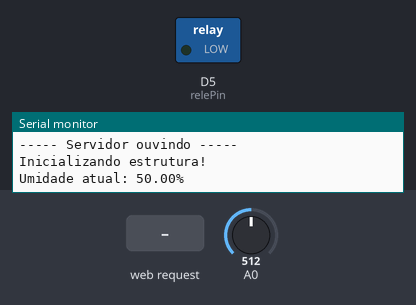
Recording of a sketch running on a simulated ESP8266 (NodeMCU). Shown: switched loads named in the sketch (green lamp = pin HIGH), the last lines printed to the serial monitor. Dashed ring = blinking. Inputs (shaded band) come from the test bench; at power-on: A0 = 512. WiFi joins after 1.5 s; servers stay silent unless stated; uploads are accepted with an empty reply.

Above: at 2.7 s.
2.8 s: HTTP request GET /regarManual received
At 4.0 s:
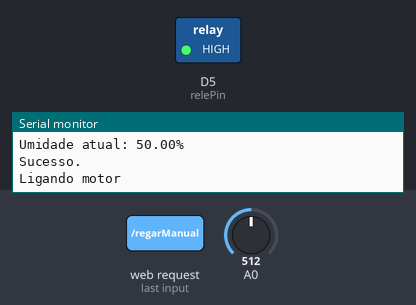
6.8 s: A0 set to 306
At 8.2 s:
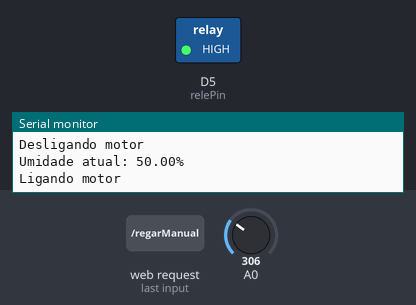
Timing chart, 0 to 10.1 s (numbered marks = the images above; inputs shaded):
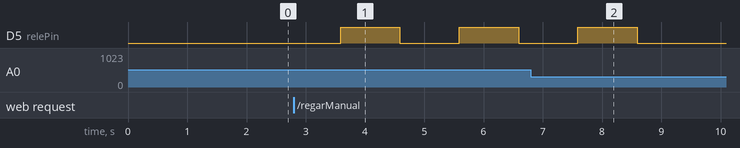

The sketch:

main.ino
```cpp
#include <Arduino.h>
#include <Arduino_JSON.h>
#include <ESP8266WebServer.h>
#include <ESP8266HTTPClient.h>
#include <ESP8266WiFi.h>
#include <WiFiClient.h>

#define TIMEOUT 5000
#define PORTA_DEFAULT 80
#define PERIODO_DEFAULT 1
#define LIMITE_MINIMO 30
#define LIMITE_MAXIMO 60

unsigned long lastTime = 0;
//1h = 3600000ms
//10min = 600000ms
unsigned long timerDelay = 60000;
int httpResponseCode = 0;

//login e senha do wi-fi
const char *ssid = "Sei la";
const char *pass = "eujadisse";

//variaveis de comunicacao
String serverClient = "http://192.168.15.46:8080/api/v1/systems";
WiFiClient client;
HTTPClient http;
ESP8266WebServer server(PORTA_DEFAULT);

// Variaveis do sistema
struct DadosDoSistema {
  String macAddr;
  String nome;
  String ip;
  int periodoMedicao;
  int limiteMinimo;
  int limiteMaximo;
  float umidadeAtual;
};

DadosDoSistema dadosDoSistema;

// Variaveis do estado da rega
uint8_t relePin = D5;
enum statusRega {
  IDLE,
  REGANDO,
  ACIMA_LIMITE_MAXIMO,
  FIM
};

statusRega status = IDLE;
boolean comecarRegaManual = false;

void setup()
{
  Serial.begin(9600);
  delay(10);

  // Initialize the LED pin as an output
  pinMode(relePin, OUTPUT);

  conectarWiFi();

  //Especifica qual funcao sera chamada em cada request
  server.on("/atualizarDados", enviarDadosAtualizados);
  server.on("/editarDados", receberDadosAtualizados);
  server.on("/regarManual", regarManual);

  //Inicia servidor esp8266
  server.begin();
  Serial.println("----- Servidor ouvindo ----- \n");

  inicializaEstruturaDados();
}

void loop()
{
  //Lida com os requests dos clientes
  server.handleClient();
  postOnBD();
  regar();
  delay(1000);
}

void conectarWiFi() {
  Serial.print("\n\nMAC: ");
  Serial.println(WiFi.macAddress());
  Serial.println("Connecting to ");

  Serial.println(ssid);
  WiFi.begin(ssid, pass);
  while (WiFi.status() != WL_CONNECTED) {
    delay(500);
    Serial.print(".");
  }

  Serial.println("\n----- WiFi connected -----");
  Serial.print("IP address: ");
  Serial.println(WiFi.localIP()); //IP local do ESP8266 na rede wifi
}

void inicializaEstruturaDados() {
  Serial.println("Inicializando estrutura!");
  float h = lerSensor();

  dadosDoSistema = {
    WiFi.macAddress(),
    WiFi.macAddress(), //nome inicial
    WiFi.localIP().toString(),
    PERIODO_DEFAULT,
    LIMITE_MINIMO,
    LIMITE_MAXIMO,
    h
  };
}

//Lida com o atualizarDados
void enviarDadosAtualizados() {
  lerSensor();
  String resposta = toJson();
  server.send(200, "text/plain", resposta);
  Serial.println(resposta);
}

//Lida com o regarManual
void regarManual() {
  comecarRegaManual = true;
  String msg = "";

  verificarNecessidadeDeRegar();

  switch (status)
  {
    case REGANDO:
      msg = "Sucesso.";
      break;

    case ACIMA_LIMITE_MAXIMO:
      msg = "Erro: acima do limite permitido.";
      status = IDLE;
      break;

    default:
      msg = "Erro desconhecido.";
      break;
  }

  server.send(200, "text/plain", msg);
  Serial.println(msg);

  comecarRegaManual = false;
}

void receberDadosAtualizados() {
  // Checa se o corpo da mensagem veio na request
   if (server.hasArg("plain") == false) {
      server.send(200, "text/plain", "Body not received");
      return;
  }

  JSONVar dadoJson = JSON.parse(server.arg("plain"));

  if (JSON.typeof(dadoJson) == "undefined") {

    Serial.println("Erro no formato do corpo da mensagem!");
    server.send(200, "text/plain", "Body not received.");
    return;

  } else {

    if (dadoJson.hasOwnProperty("nome")
      && dadoJson.hasOwnProperty("periodoMedicao")
      && dadoJson.hasOwnProperty("limiteMinimo")
      && dadoJson.hasOwnProperty("limiteMaximo")) {

      String periodo = (const char*) dadoJson["periodoMedicao"];
      String limiteMin = (const char*) dadoJson["limiteMinimo"];
      String limiteMax = (const char*) dadoJson["limiteMaximo"];

      dadosDoSistema = {
        WiFi.macAddress(),
        (const char*) dadoJson["nome"],
        WiFi.localIP().toString(),
        periodo.toInt(),
        limiteMin.toInt(),
        limiteMax.toInt(),
        dadosDoSistema.umidadeAtual
      };

      imprimirDadosDoSistema();

      String message = "Body received:\n";
           message += server.arg("plain");
           message += "\n";
      server.send(200, "text/plain", message);

    } else {

      Serial.println("Parsing input failed!");
      server.send(200, "text/plain", "Body not received.");
    }
  }
}

/*
  Envia um HTTP POST para a aplicacao a cada periodo de tempo ou ao fim da rega
  contendo os dados de sistemas atuais.
  Se houver erro durante o envio,
  reenvia enquanto o codigo de resposta nao for de SUCESSO
*/
void postOnBD() {
  if (status == REGANDO) {
    return;
  }

  if (((millis() - lastTime) > (dadosDoSistema.periodoMedicao * timerDelay))
        || (httpResponseCode < 0)
        || (status == FIM)) {

    if (!(httpResponseCode < 0)) {
      verificarNecessidadeDeRegar();
      status = status == ACIMA_LIMITE_MAXIMO ? IDLE : status;
    }

    // Checa conexão antes de tentar enviar.
    if(WiFi.status() == WL_CONNECTED) {

      Serial.println("Enviando dados para aplicacao: ");
      String dadoAtual = toJson();
      imprimirDadosDoSistema();

      http.begin(client, serverClient);
      http.addHeader("Content-Type", "application/json");
      httpResponseCode = http.POST(dadoAtual);

      Serial.print("HTTP Response code: ");
      Serial.println(httpResponseCode);
      Serial.println("\n");
      http.end();


    } else {
      Serial.println("WiFi Disconnected!!!");
    }

    lastTime = millis();
  }
}

void regar() {
  if(status == REGANDO) {
    Serial.println("\nLigando motor");
    digitalWrite(relePin, HIGH);
    delay(1000);
    Serial.println("Desligando motor\n");
    digitalWrite(relePin, LOW);
    verificarNecessidadeDeRegar();
  }
}

void verificarNecessidadeDeRegar() {
  float umidade = lerSensor();
  if (umidade < dadosDoSistema.limiteMaximo) {
    if (umidade < dadosDoSistema.limiteMinimo || comecarRegaManual) {
      status = REGANDO;
    }
  } else {
    Serial.println("Acima do limite maximo!!!");

    status = status == REGANDO ? FIM : ACIMA_LIMITE_MAXIMO;
  }
}

float lerSensor() {
  //  Valor lido x Umidade
  //   1024 --------  0%
  //    0   -------- 100%
  float h = 100 - (analogRead(A0)/10.24);
  if (isnan(h))
  {
    Serial.println("Nao foi possivel ler o sensor!");
    return -1;
  }

  Serial.print("Umidade atual: ");
  dadosDoSistema.umidadeAtual = h;
  Serial.print(dadosDoSistema.umidadeAtual);
  Serial.println("%");
  return h;
}

String toJson() {
  String abreJson = "{";
  String mac = "\"macAddress\":\"" + dadosDoSistema.macAddr + "\"";
  String nome = "\"nome\":\"" + dadosDoSistema.nome + "\"";
  String ip = "\"ip\":\"" + String(dadosDoSistema.ip) + "\"";
  String periodoMedicao = "\"periodoMedicao\":\"" + String(dadosDoSistema.periodoMedicao) + "\"";
  String limiteMinimo = "\"limiteMinimo\":\"" + String(dadosDoSistema.limiteMinimo) + "\"";
  String limiteMaximo = "\"limiteMaximo\":\"" + String(dadosDoSistema.limiteMaximo) + "\"";
  String umidade = "\"umidade\":\"" + String(dadosDoSistema.umidadeAtual, 2) + "\"";
  String fechaJson = "}";
  String v = ",";

  return abreJson + mac + v + nome + v + ip + v + periodoMedicao + v + limiteMinimo + v + limiteMaximo + v + umidade + fechaJson;
}

void imprimirDadosDoSistema() {
  Serial.println("----- Imprimir dadosDoSistema: -----");
  Serial.print("macAddress: ");
  Serial.println(dadosDoSistema.macAddr);
  Serial.print("nome: ");
  Serial.println(dadosDoSistema.nome);
  Serial.print("IP: ");
  Serial.println(dadosDoSistema.ip);
  Serial.print("Periodo: ");
  Serial.println(String(dadosDoSistema.periodoMedicao));
  Serial.print("Limite minimo: ");
  Serial.println(String(dadosDoSistema.limiteMinimo));
  Serial.print("Limite maximo: ");
  Serial.println(String(dadosDoSistema.limiteMaximo));
  Serial.print("Umidade: ");
  Serial.println(String(dadosDoSistema.umidadeAtual, 2));
  Serial.println("------------------------------------");
}
```

Measured:
- after the input at 2.8 s, D5 (relePin): alternates HIGH for 1.0 s and LOW for 1.0 s, starting after 0.79 s
- after the input at 6.8 s, D5 (relePin): goes on until 8.6 s, then stays LOW
